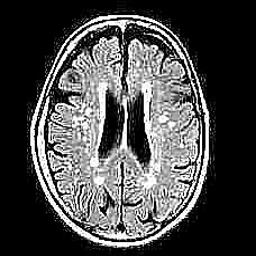
%> input picture r.jpg, 256 x 256 px
$ octave FAImageEnhancer.m   (GNU Octave 9; MATLAB toolbox functions it lacks are replaced by stand-ins)
%> lines starting %> are read from the running program, lines starting %| are printed output that depends on the picture
### ClusterCost.m
function [z, out] = ClusterCost(m, X)
% Calculate Distance Matrix
d = pdist2(X, m);
% Assign Clusters and Find Closest Distances
[dmin, ind] = min(d, [], 2);
% Sum of Within-Cluster Distance
WCD = sum(dmin);
z=WCD;
out.d=d;
out.dmin=dmin;
out.ind=ind;
out.WCD=WCD;
end

### FAImageEnhancer.m
%% Firefly Algorithm (FA) Image Contrast Enhancment by Clustering
clear;
clc;
close all;
warning('off');
% Loading
img=imread('r.jpg');
%> img is the input picture: size 256x256x3 uint8; min 0, max 255, mean 73.6
img=im2double(img);
%> img: size 256x256x3 double
gray=rgb2gray(img);
% Reshaping image to vector
X=gray(:);

%% Starting FA Clustering
k = 6;
CostFunction=@(m) ClusterCost(m, X);     % Cost Function
VarSize=[k size(X,2)];           % Decision Variables Matrix Size
%> VarSize = [6 1]
nVar=prod(VarSize);              % Number of Decision Variables
%> nVar = 6
VarMin= repmat(min(X),k,1);      % Lower Bound of Variables
%> VarMin = [0; 0; 0; 0; 0; 0]
VarMax= repmat(max(X),k,1);      % Upper Bound of Variables
%> VarMax = [1; 1; 1; 1; 1; 1]

% Firefly Algorithm Parameters
MaxIt = 50;         % Maximum Number of Iterations
nPop = 5;            % Number of Fireflies (Swarm Size)
gamma = 1;            % Light Absorption Coefficient
beta0 = 2;            % Attraction Coefficient Base Value
alpha = 0.2;          % Mutation Coefficient
alpha_damp = 0.98;    % Mutation Coefficient Damping Ratio
delta = 0.05*(VarMax-VarMin);     % Uniform Mutation Range
%> delta = [0.05; 0.05; 0.05; 0.05; 0.05; 0.05]
m = 2;
if isscalar(VarMin) && isscalar(VarMax)
dmax = (VarMax-VarMin)*sqrt(nVar);
else
dmax = norm(VarMax-VarMin);
%> dmax = 2.45
end

% Start
% Empty Firefly Structure
firefly.Position = [];
firefly.Cost = [];
firefly.Out = [];
% Initialize Population Array
pop = repmat(firefly, nPop, 1);
% Initialize Best Solution Ever Found
BestSol.Cost = inf;
% Create Initial Fireflies
for i = 1:nPop
pop(i).Position = unifrnd(VarMin, VarMax, VarSize);
[pop(i).Cost, pop(i).Out] = CostFunction(pop(i).Position);
if pop(i).Cost <= BestSol.Cost
BestSol = pop(i);
end
end
%> after the loop, pop = 5 items; Cost: 11250.7, 12509.2, 10383.1, 13210.2, 5035.5
% Array to Hold Best Cost Values
BestCost = zeros(MaxIt, 1);

%% Firefly Algorithm Main Loop
for it = 1:MaxIt
newpop = repmat(firefly, nPop, 1);
for i = 1:nPop
newpop(i).Cost = inf;
for j = 1:nPop
if pop(j).Cost < pop(i).Cost
rij = norm(pop(i).Position-pop(j).Position)/dmax;
beta = beta0.*exp(-gamma.*rij^m);
e = delta.*unifrnd(-1, +1, VarSize);
%e = delta*randn(VarSize);
newsol.Position = pop(i).Position ...
+ beta.*rand(VarSize).*(pop(j).Position-pop(i).Position) ...
+ alpha.*e;
newsol.Position = max(newsol.Position, VarMin);
newsol.Position = min(newsol.Position, VarMax);
[newsol.Cost newsol.Out] = CostFunction(newsol.Position);
if newsol.Cost <= newpop(i).Cost
newpop(i) = newsol;
if newpop(i).Cost <= BestSol.Cost
BestSol = newpop(i);
end
end
end
end
end
% Merge
pop = [pop
newpop];
% Sort
[~, SortOrder] = sort([pop.Cost]);
pop = pop(SortOrder);
% Truncate
pop = pop(1:nPop);
% Store Best Cost Ever Found
BestCost(it) = BestSol.Cost;
disp(['Iteration ' num2str(it) ': Best Cost = ' num2str(BestCost(it))]);
% Damp Mutation Coefficient
alpha = alpha*alpha_damp;
end
%> this loop made 50 passes
%> SortOrder on passes 1 to 12: [6 5 9 7 3 1 2 4 8 10], [9 10 7 1 2 8 3 4 5 6], [9 1 7 8 2 10 3 4 5 6], [10 7 1 8 9 2 3 4 5 6], [9 10 1 7 8 2 3 4 5 6], [1 8 2 3 9 4 7 5 10 6], [8 7 1 2 10 9 3 4 5 6], [10 1 8 2 3 4 7 5 9 6], [1 10 2 3 4 5 7 8 9 6], [7 9 10 1 2 3 4 5 8 6], [9 1 2 3 10 4 8 7 5 6], [1 2 10 3 4 5 9 8 7 6]
%| Iteration 1: Best Cost = 3780.925
%| Iteration 2: Best Cost = 2168.8166
%| Iteration 3: Best Cost = 2087.4078
%| Iteration 4: Best Cost = 1794.9374
%| Iteration 5: Best Cost = 1661.2467
%| Iteration 6: Best Cost = 1661.2467
%| Iteration 7: Best Cost = 1645.9521
%| Iteration 8: Best Cost = 1632.7252
%> (further printed lines are left out)
%> after the loop, BestCost = 50 values, max 3780.9 at index 1, min 1546.8 at index 50, mean 1654.1; BestSol = {Position [0.976 0 0.251 0.503 0.828 0.669], Cost 1546.8}; alpha = 0.0728; beta = 2; e = [-0.00272; -0.0418; -0.0035; 0.0218; -0.0275; -0.0372]; newpop = 5 items; Cost: Inf, 1566.3, 1546.8, 1548, 1548.9; newsol = {Position [0.978 0 0.248 0.515 0.823 0.668], Cost 1548.9}; newsol.Cost = 1548.9; newsol.Out = {WCD 1548.9}; newsol.Position = [0.978; 0; 0.248; 0.515; 0.823; 0.668]; pop = 5 items; Cost: 1546.8, 1547.4, 1547.9, 1548, 1548.3; rij = 0.00269
%% Itr
figure;
plot(BestCost,'k', 'LineWidth', 2);
xlabel('ITR');
ylabel('Cost Value');
ax = gca;
ax.FontSize = 14;
ax.FontWeight='bold';
set(gca,'Color','c')
grid on;
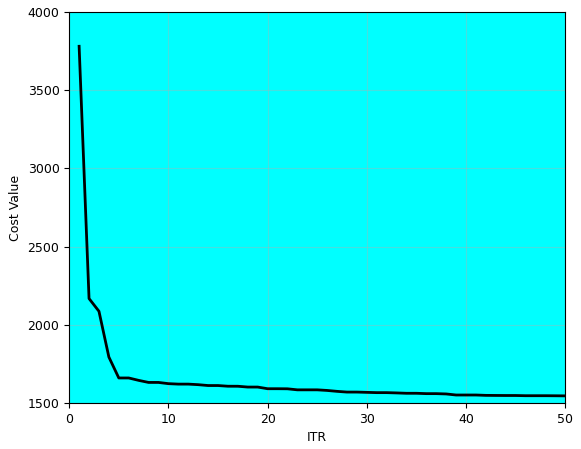
%> figure redrawn from the program's plot data; curve peaks at x = 1, y = 3780.9
figure;
Thresh=sort(BestSol.Position);
%> Thresh = [0; 0.251; 0.503; 0.669; 0.828; 0.976]
Adj = imadjust(img,[Thresh(1) Thresh(2) Thresh(3); Thresh(4) Thresh(5) Thresh(6)]);
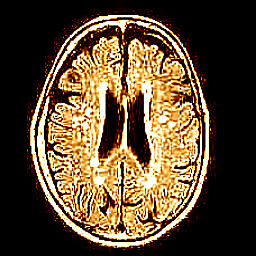
%> Adj: size 256x256x3 double; mean R, G, B 0.364, 0.282, 0.188
subplot(1,2,1);
imshow(img); title('Original');
subplot(1,2,2)
imshow(Adj,[]);title('Enhanced');
